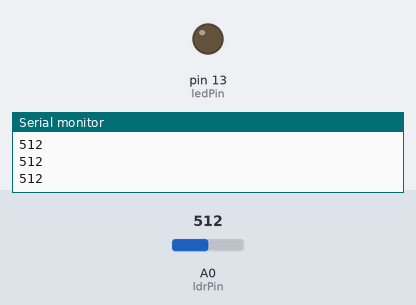
Recording of a sketch running on a simulated Arduino Uno, built with avr-gcc and run on an emulated ATmega328P. On the bench: output pins drawn as LEDs (lit = HIGH), the last lines printed to the serial monitor. Dashed ring = blinking. Inputs (shaded band) come from the test bench; at power-on: A0 (ldrPin) = 512.

Above: at 1.2 s.
1.3 s: A0 (ldrPin) set to 785
2.8 s: A0 (ldrPin) set to 812
At 2.95 s:
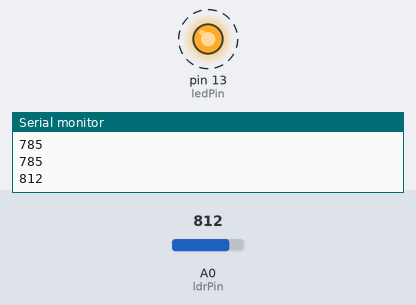
5.8 s: A0 (ldrPin) set to 790
At 6.5 s:
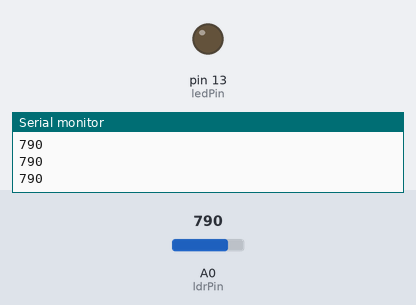
7.3 s: A0 (ldrPin) set to 810
At 7.45 s:
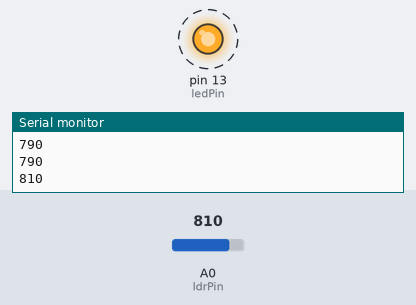
Timing chart, 0 to 11.3 s (numbered marks = the images above; inputs shaded):
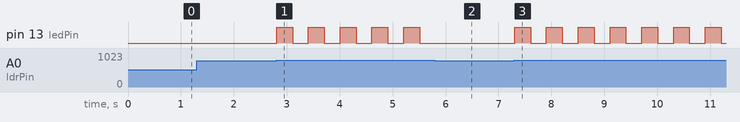

Measured:
- the behaviour switches between 800 and 801 on A0 (ldrPin) (found by bisection; images 0 and 1)
- after the input at 2.8 s, pin 13 (ledPin): alternates HIGH for 0.30 s and LOW for 0.30 s, starting at once
- after the input at 5.8 s, pin 13 (ledPin): stops changing and stays LOW
- after the input at 7.3 s, pin 13 (ledPin): alternates HIGH for 0.30 s and LOW for 0.30 s, starting at once

The sketch:

LDR_sensor.ino
```cpp
const int ldrPin = A0;      // LDR analog pin
const int ledPin = 13;       // LED digital pin
const int threshold = 800;  // Adjust based on testing (0-1023)

void setup() {
  pinMode(ledPin, OUTPUT);
  Serial.begin(9600);
}

void loop() {
  int ldrValue = analogRead(ldrPin);
  Serial.println(ldrValue);  // for calibrating threshold

  if (ldrValue > threshold) {
    // Dark -> blink LED
    digitalWrite(ledPin, HIGH);
    delay(300);
    digitalWrite(ledPin, LOW);
    delay(300);
  } else {
    // Bright -> LED off
    digitalWrite(ledPin, LOW);
  }
}
```
